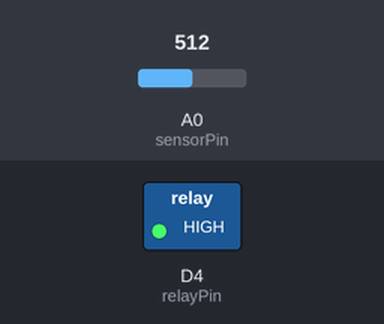
This sketch was run on a simulated ESP8266 (NodeMCU). Parts: switched loads named in the sketch (green lamp = pin HIGH). Inputs (shaded band) come from the test bench; at power-on: A0 (sensorPin) = 512. WiFi joins after 1.5 s; servers stay silent unless stated; no MQTT or app messages arrive unless stated; what the sketch prints to the serial monitor is not drawn.

Above: at 3.2 s.
3.3 s: A0 (sensorPin) set to 687
4.8 s: A0 (sensorPin) set to 710
At 5.6 s:
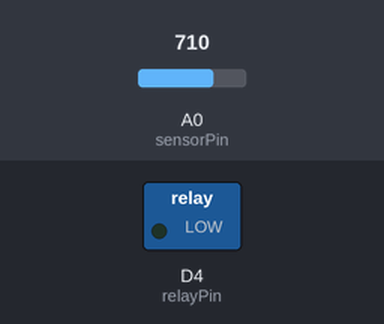
Timing chart, 0 to 7.8 s (numbered marks = the images above; inputs shaded):
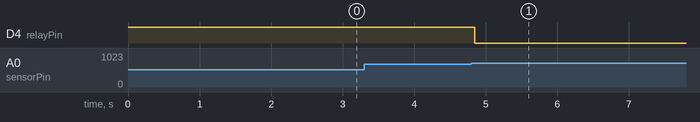

Measured:
- the behaviour switches between 700 and 701 on A0 (sensorPin) (found by bisection; images 0 and 1)
- after the input at 3.3 s, every drawn part: stays the same
- after the input at 4.8 s, D4 (relayPin): HIGH → LOW after 0.05 s

The sketch:

hydrosmart.ino
```cpp
#include <ESP8266WiFi.h>
#include <PubSubClient.h>
#include <ArduinoJson.h>

// WiFi credentials
const char* ssid = "JSON";
const char* password = "javascript";

// ThingsBoard credentials
const char* thingsboardServer = "20.2.86.242";
const int mqttPort = 1883;
const char* clientID = "p8947gm633t705dji7pg";
const char* username = "w15t4sip0e8jvunn7v4h";
const char* mqttPassword = "oionj809iof0ctuj7mo6";

WiFiClient wifiClient;
PubSubClient client(wifiClient);

// Pin definitions
const int sensorPin = A0;
const int relayPin = D4;

// Thresholds
const int dryValue = 700;
const int wetValue = 500;

// Status
bool pumpState = false;
bool autoMode = true;
bool manualOverride = false;

unsigned long lastTelemetry = 0;
const long telemetryInterval = 1000;

void setup() {
  Serial.begin(115200);
  pinMode(sensorPin, INPUT);
  pinMode(relayPin, OUTPUT);
  digitalWrite(relayPin, HIGH);

  WiFi.begin(ssid, password);
  while (WiFi.status() != WL_CONNECTED) {
    delay(1000);
    Serial.println("Connecting to WiFi...");
  }
  Serial.println("Connected to WiFi");

  client.setServer(thingsboardServer, mqttPort);
  client.setCallback(callback);
  reconnect();
}

void callback(char* topic, byte* payload, unsigned int length) {
  StaticJsonDocument<200> doc;
  DeserializationError error = deserializeJson(doc, payload, length);
  if (error) {
    Serial.print("Failed to parse RPC: ");
    Serial.println(error.c_str());
    return;
  }

  const char* method = doc["method"];
  if (strcmp(method, "setState") == 0) {
    autoMode = doc["params"];
    manualOverride = false;

    if (!autoMode) {
      pumpState = false;
      digitalWrite(relayPin, HIGH);
      Serial.println("Auto OFF, pump OFF");
    } else {
      Serial.println("Auto ON");
    }

    char responseTopic[50];
    snprintf(responseTopic, sizeof(responseTopic), "v1/devices/me/rpc/response/%s", topic + strlen(topic) - 1);

    StaticJsonDocument<64> responseDoc;
    responseDoc["auto_mode"] = autoMode;
    char response[64];
    serializeJson(responseDoc, response);
    client.publish(responseTopic, response);
  }
}

void reconnect() {
  while (!client.connected()) {
    Serial.println("Attempting MQTT connection...");
    if (client.connect(clientID, username, mqttPassword)) {
      Serial.println("Connected to ThingsBoard");
      client.subscribe("v1/devices/me/rpc/request/+");
    } else {
      Serial.print("MQTT Failed, rc=");
      Serial.print(client.state());
      Serial.println(" retrying in 5s...");
      delay(5000);
    }
  }
}

void sendTelemetry() {
  StaticJsonDocument<128> doc;
  doc["moisture"] = analogRead(sensorPin);
  doc["pump_status"] = pumpState;
  doc["auto_mode"] = autoMode;

  char buffer[128];
  serializeJson(doc, buffer);
  client.publish("v1/devices/me/telemetry", buffer, true);  // QoS=1
}

int getSmoothedMoisture() {
  int sum = 0;
  for (int i = 0; i < 5; i++) {
    sum += analogRead(sensorPin);
    delay(10);
  }
  return sum / 5;
}

void loop() {
  if (!client.connected()) {
    reconnect();
  }
  client.loop();

  if (millis() - lastTelemetry > telemetryInterval) {
    sendTelemetry();
    lastTelemetry = millis();
  }

  if (autoMode) {
    int sensorValue = getSmoothedMoisture();
    if (sensorValue > dryValue && !pumpState) {
      pumpState = true;
      digitalWrite(relayPin, LOW);
      Serial.println("Soil dry → pump ON");
    } else if (sensorValue < wetValue && pumpState) {
      pumpState = false;
      digitalWrite(relayPin, HIGH);
      Serial.println("Soil wet → pump OFF");
    }
  }
}
```
